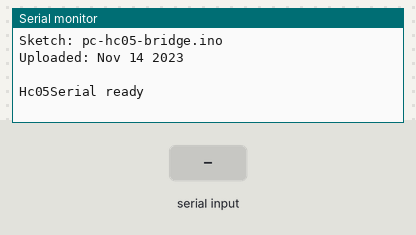
Recording of a sketch running on a simulated Arduino Uno, built with avr-gcc and run on an emulated ATmega328P. Shown: the last lines printed to the serial monitor. Inputs (shaded band) come from the test bench.

Above: at 1.2 s.
1.3 s: "1" received over the second serial link
At 2.3 s:
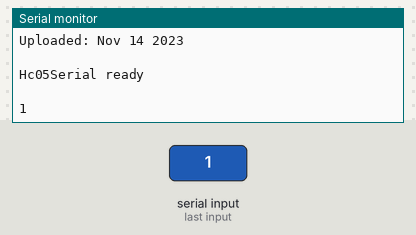
2.8 s: "0" received over the second serial link
At 3.4 s:
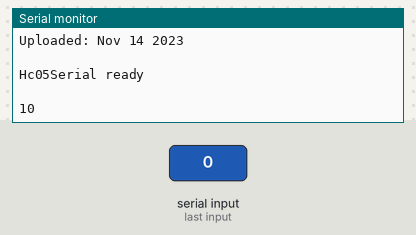

Measured:
- after the input at 1.3 s, the serial monitor: prints a new line at once (image 1)
- after the input at 2.8 s, the serial monitor: prints a new line at once (image 2)

The sketch:

pc-hc05-bridge.ino
```cpp
#include <SoftwareSerial.h>

const int tx_pin = 2; // pin connected to RXD
const int rx_pin = 3; // pin connected to TXD

SoftwareSerial hc05_serial(rx_pin, tx_pin);

void setup() {
  // open PC serial
  Serial.begin(9600);
  Serial.print("Sketch: ");
  Serial.println(__FILE__);
  Serial.print("Uploaded: ");
  Serial.println(__DATE__);
  Serial.println(" ");

  // open HC-05 serial
  hc05_serial.begin(38400);
  Serial.println("Hc05Serial ready");
  Serial.println(" ");
}

void loop() {
  // forward incoming HC-05 data to PC
  while (hc05_serial.available())
    Serial.write(hc05_serial.read());

  // forward incoming PC data to HC-05
  while (Serial.available())
    hc05_serial.write(Serial.read());
}
```
